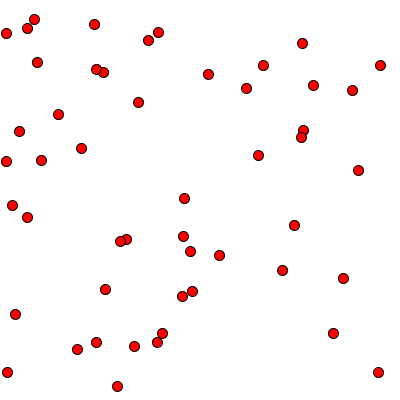
Frame 1 (no input)
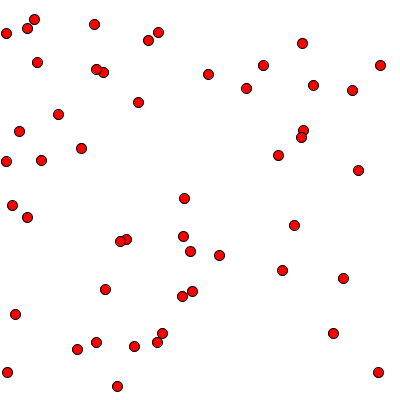
Frame 60 (the mouse pressed at the canvas centre just before this capture)
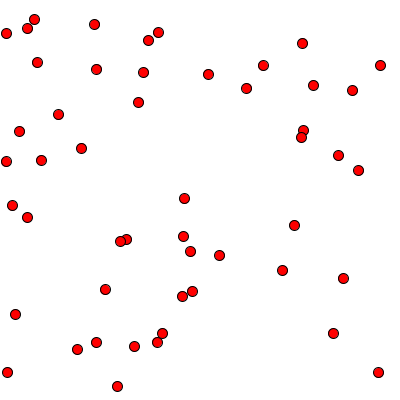
Frame 120 (the mouse held since frame 60 and released just before this capture)

The Processing sketch that drew these frames (run headless with seeded random() and noise(); from frame 60 on, the mouse is pressed at the canvas centre):

// Processing sketch: lab9b
// ── lab9b.pde
// Henry Wrede Black
// objects whose animation starts after some period of time

float[] x, y;  // ellipse's position
int[] timer;   // remaining delay until ellipse starts moving

void setup () {
  size(400, 400);

  // ellipse starts in a random position
  x = new float[50];
  for (int i = 0; i < x.length; i++) {
    x[i] = random(0, width);
  }
  y = new float[50];
  for (int i = 0; i < y.length; i++) {
    y[i] = random(0, height);
  }

  // ellipse will start moving after 200 frames
  timer = new int[50];
  for (int i = 0; i < timer.length; i++) {
    timer[i] = 40+40*i;
  }
}

void draw () {
  background(255);

  // always draw the ellipse
  for (int i = 0; i < x.length; i++) {
    fill(255, 0, 0);
    ellipse(x[i], y[i], 10, 10);
  }
  // always decrease the timer
  for (int i = 0; i < timer.length; i++) {
    timer[i] = timer[i]-1;

    // only move the ellipse if the timer has gotten to 0 (or below)
    if ( timer[i] <= 0 ) {
      x[i] = x[i]+1;
    }
  }
}
